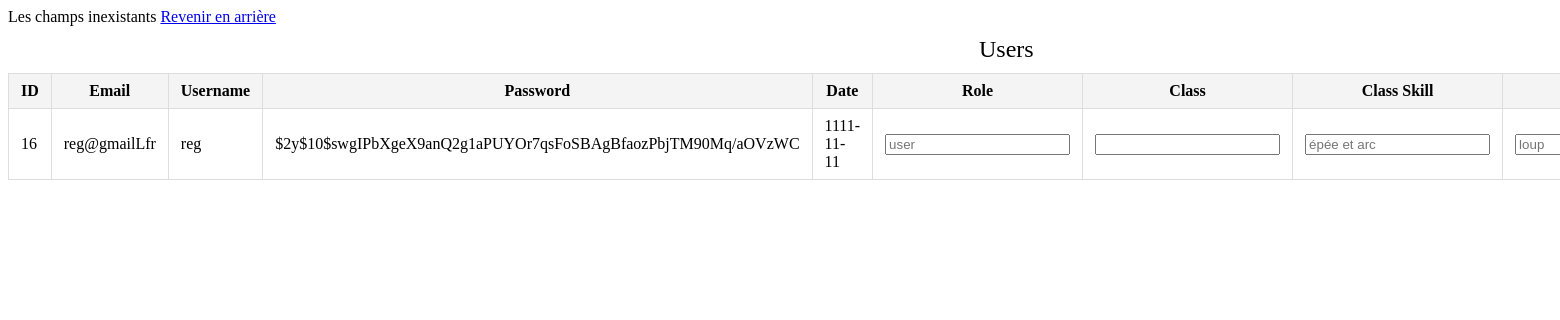
The app's page /admin/CRUD.php?id=16 with its own data.
### tables this page shows
CREATE TABLE IF NOT EXISTS `user` (
  `id` int(11) NOT NULL AUTO_INCREMENT,
  `email` varchar(255) NOT NULL,
  `username` varchar(255) NOT NULL,
  `password` varchar(255) NOT NULL,
  `class` varchar(255) NOT NULL,
  `date` date NOT NULL,
  `role` varchar(255) NOT NULL,
  PRIMARY KEY (`id`)
);

CREATE TABLE IF NOT EXISTS `class` (
  `idUser` int(11) NOT NULL,
  `name` varchar(255) NOT NULL,
  `skill` varchar(255) NOT NULL,
  PRIMARY KEY (`idUser`)
);

CREATE TABLE IF NOT EXISTS `beast` (
  `idUser` int(11) NOT NULL,
  `name` varchar(255) NOT NULL,
  `propertyName` varchar(255) NOT NULL,
  `asset` varchar(255) NOT NULL,
  PRIMARY KEY (`idUser`)
);

### admin/CRUD.php (the view, shortened to what this page needs)
<?php
require('../includes/db_connect.php');
if(isset($_GET['id'])) {
    $id = $_GET['id'];
    $reqUser = $bdd->prepare('SELECT * FROM user WHERE id = ?');
    $reqUser->execute(array($id));
    while($row = $reqUser->fetch(PDO::ATTR_AUTOCOMMIT)) {
        $email = $row['email'];
        $username = $row['username'];
        $password = $row['password'];
        $class = $row['class'];
        $date = $row['date'];
        $role = $row['role'];
    }
    $reqClass = $bdd->prepare('SELECT * FROM class WHERE name = ?');
    $reqClass->execute(array($class));
    $row = $reqClass->fetch(PDO::ATTR_AUTOCOMMIT);
    $classSkill = $row['skill'];
    $reqBeast = $bdd->prepare('SELECT * FROM beast WHERE propertyName = ?');
    $reqBeast->execute(array($username));
    while($row = $reqBeast->fetch(PDO::ATTR_AUTOCOMMIT)) {
        $beast = $row['name'];
    }
} else {
    echo "désolé, je n'ai pas reçu l'id d'utilisateur";
}
?>
<!DOCTYPE html>
<html lang="en">
<head>
    <link rel="stylesheet" href="../css/style.css">
</head>
<body>
    <a href="dashboard.php">Revenir en arrière</a>
    <form method="post">
        <table id="users">
            <caption>Users</caption>
            <thead>
                <tr>
                    <th>ID</th>
                    <th>Email</th>
                    <th>Username</th>
                    <th>Password</th>
                    <th>Date</th>
                    <th>Role</th>
                    <th>Class</th>
                    <th>Class Skill</th>
                    <th>Beast</th>
                </tr>
            </thead>
            <tbody>
                <tr>
                    <?php
                    echo "<td>" . $id . "</td>";
                    echo "<td>" . $email . "</td>";
                    echo "<td>" . $username . "</td>";
                    echo "<td>" . $password . "</td>";
                    echo "<td>" . $date . "</td>";
                    echo "<td><input type='text' name='role' placeholder='" . $role . "'></td>";
                    echo "<td><input type='text' name='class' placeholder='" . $class . "'></td>";
                    echo "<td><input type='text' name='classSkill' placeholder='" . $classSkill . "'></td>";
                    echo "<td><input type='text' name='beast' placeholder='" . $beast . "'></td>";
                ?>
                </tr>
            </tbody>
        </table>
    </form>
</body>
</html>

### css/style.css (style rules this page uses)
table { width: 100%; border-collapse: collapse; }
th, td { padding: 8px 12px; border: 1px solid #ddd; }
th { background-color: #f4f4f4; }
caption { font-size: 1.5em; margin: 10px 0; }

### records on screen
user: email "reg@gmailLfr", username "reg", password "$2y$10$swgIPbXgeX9anQ2g1aPUYOr7qsFoSBAgBfaozPbjTM90Mq/aOVzWC", date "1111-11-11", role "user"
class: classSkill "épée et arc"
beast: beast "loup"

### other values on screen
$id "16"
